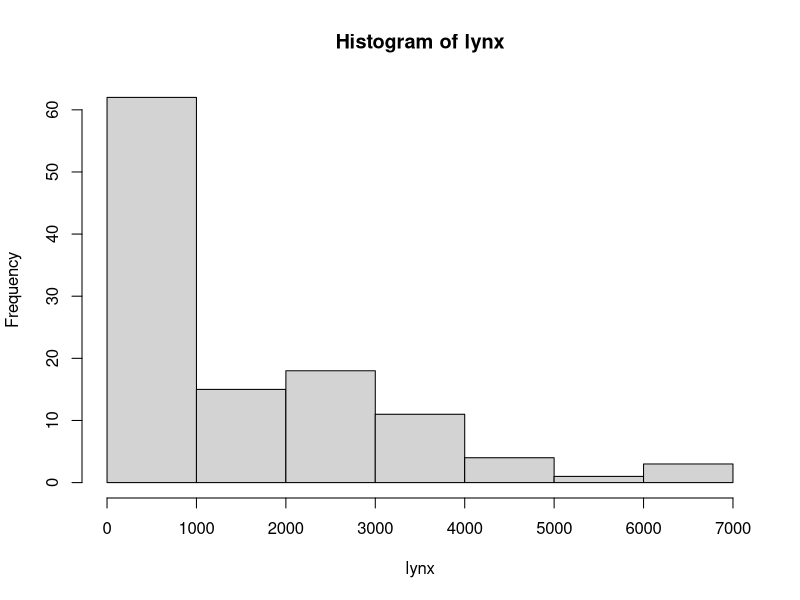
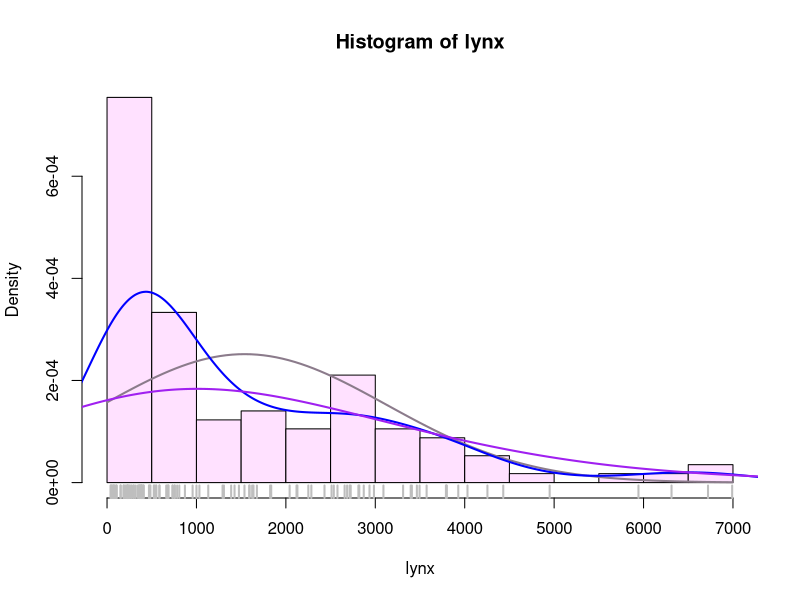

Write the R code that produced these figures, in order.
library(datasets)

head(lynx)

hist(lynx)

hist(lynx,
	breaks = 14,
	freq = FALSE,
	col = "thistle1")

curve(dnorm(x, mean = mean(lynx), sd = sd(lynx)),
	col = "thistle4",
	lwd = 2, 
	add = TRUE)

lines(density(lynx), col = "blue", lwd = 2)
lines(density(lynx, adjust = 3), col = "purple", lwd = 2)

rug(lynx, lwd = 2, col = "gray")